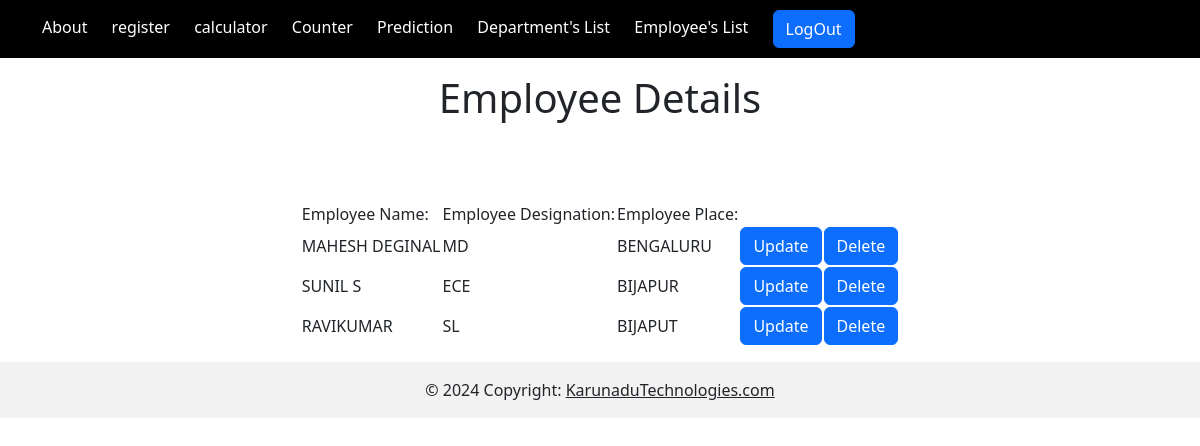
/Employee_details/ (signed in), run on the app's committed database.
### basics/models.py (models this page shows)
class Employee_Table(models.Model):
    EMP_NAME=models.CharField(max_length=500)
    EMP_DESI=models.CharField(max_length=500)
    EMP_PLACE=models.CharField(max_length=500)

### basics/views.py (the view)
# urls.py: path("Employee_details/",Employee_details,name="Employee_details"),
@login_required(login_url='login')
def Employee_details(request):
  getEmployee=Employee_Table.objects.all()
  return render(request,'Employee_details.html',context={'getEmployee':getEmployee})

### basics/templates/Employee_details.html (shortened to what this page needs)
{% extends 'index.html' %}
{% block content %}
  <form method="POST">
  <h1 align="center">Employee Details</h1>
  <table align="center">
    <tr>
      <td>
        Employee Name:
      </td>
      <td>
        Employee Designation:
      </td>
      <td>
        Employee Place:
      </td>
    </tr>
    {% for Employee in getEmployee %}
    <tr>
      <td>
        {{ Employee.EMP_NAME }}
      </td>
      <td>
        {{ Employee.EMP_DESI }}
      </td><br>
      <td>
        {{ Employee.EMP_PLACE }}
      </td>
      <td>
        <a href="/Employee_update/{{Employee.id}}" class="btn btn-primary"> Update</a>
      </td>
      <td>
        <a href="/Employee_delete/{{Employee.id}}" class="btn btn-primary"> Delete</a>
      </td>
    </tr>
    {% endfor %}
  </table>
</form>
{% endblock %}

### basics/templates/index.html (shortened to what this page needs)
<html>
  <link href="https://cdn.jsdelivr.net/npm/bootstrap@5.3.2/dist/css/bootstrap.min.css" rel="stylesheet">
  <body>
  <ul>
    <li class="nav-item">
      <a class="nav-link" href="{% url 'aboutus' %}">About</a>
    </li>
    <li class="nav-item">
      <a class="nav-link" href="{% url 'register' %}">register</a>
    </li>
    <li class="nav-item">
      <a class="nav-link" href="{% url 'calci' %}">calculator</a>
    </li>
    <li class="nav-item">
      <a class="nav-link" href="{% url 'counter' %}">Counter</a>
    </li>
    <li class="nav-item">
      <a class="nav-link" href="{% url 'predict' %}">Prediction</a>
    </li>
    <li>Department's List
    </li>
    <li>Employee's List
      </li>
      <li class="nav-item">
        <a href="{% url 'logout' %}" class="btn btn-primary">LogOut </a>
      </li>
</ul>
  {% block content %}
  {% endblock %}
</body>
<footer class="footer">
  <div class="text-center p-3" style="background-color: rgba(0, 0, 0, 0.05);">
    © 2024 Copyright:
    <a class="text-body" href="https://www.karunadutechnologies.com/">KarunaduTechnologies.com</a>
  </div>
</footer>
</html>

### basics/templates/index.html (style rules this page uses)
body { margin: 0; padding: 0; background-image: url('https://img.freepik.com/free-vector/abstract-light-blue-wave-background_1055-3072.jpg?t=st=1734770619~exp=1734774219~hmac=e2053ce940e4e433619d944c6fc12c3caabbdda7e234d0ab195c6cfb41f3c917&w=740'); }
ul { list-style-type: none; background-color: black; color: white; }
ul li { display: inline-block; padding: 10px; }
ul li a { text-decoration: none; text-decoration-color: rgb(10, 10, 10); color: aliceblue; }

### data on the page
Employee_Table: EMP_NAME "MAHESH DEGINAL", EMP_DESI "MD", EMP_PLACE "BENGALURU"
Employee_Table: EMP_NAME "SUNIL S", EMP_DESI "ECE", EMP_PLACE "BIJAPUR"
Employee_Table: EMP_NAME "RAVIKUMAR", EMP_DESI "SL", EMP_PLACE "BIJAPUT"
